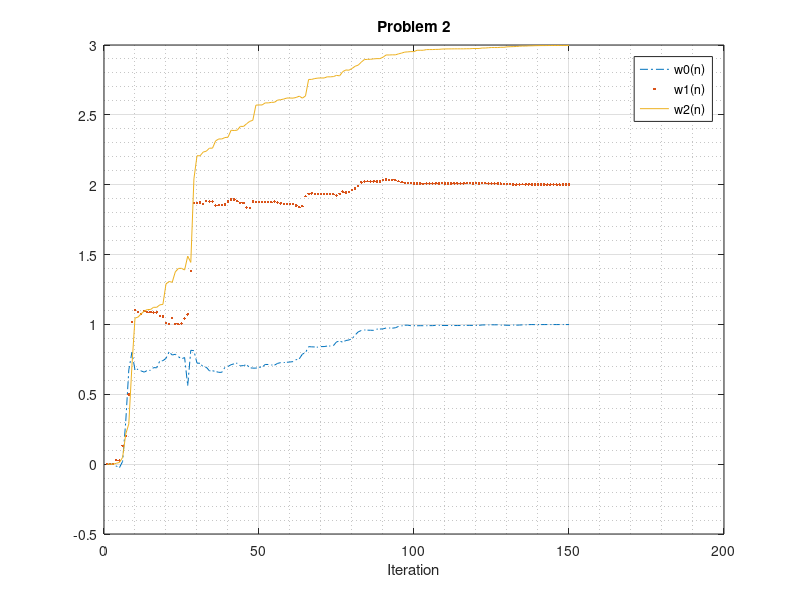
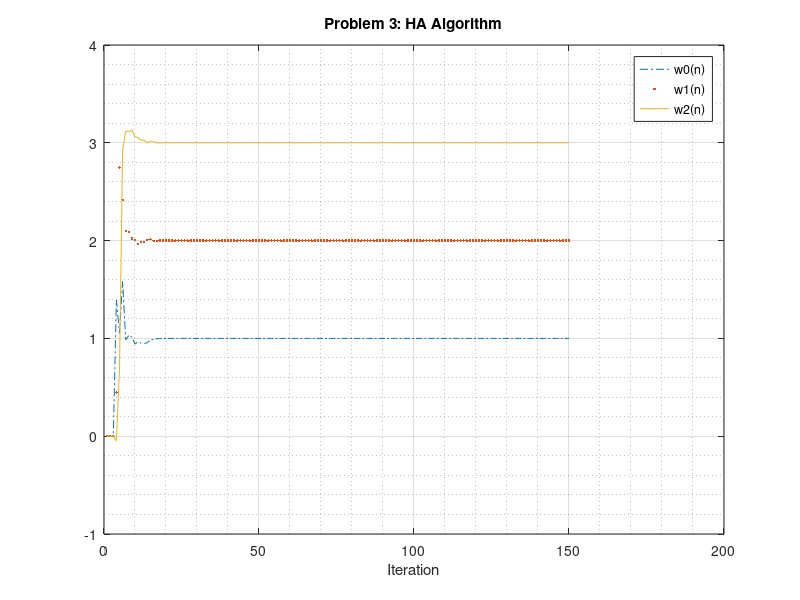
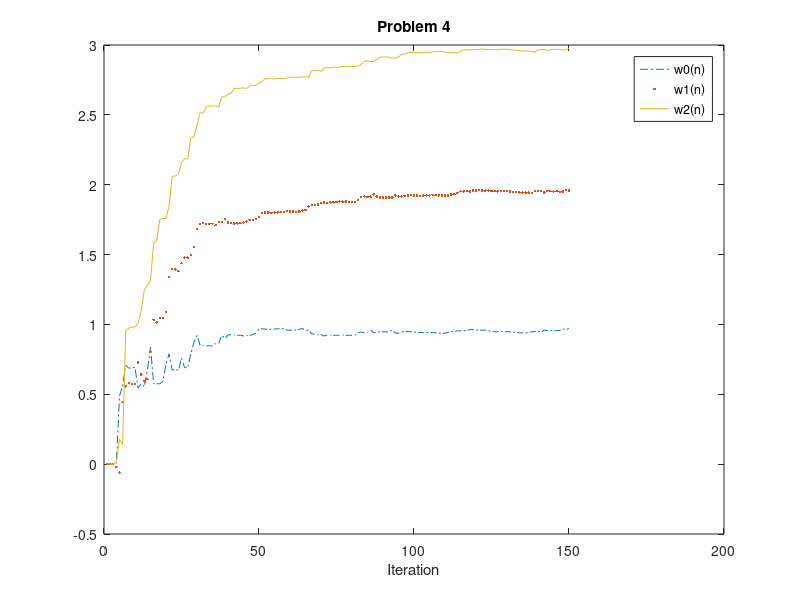
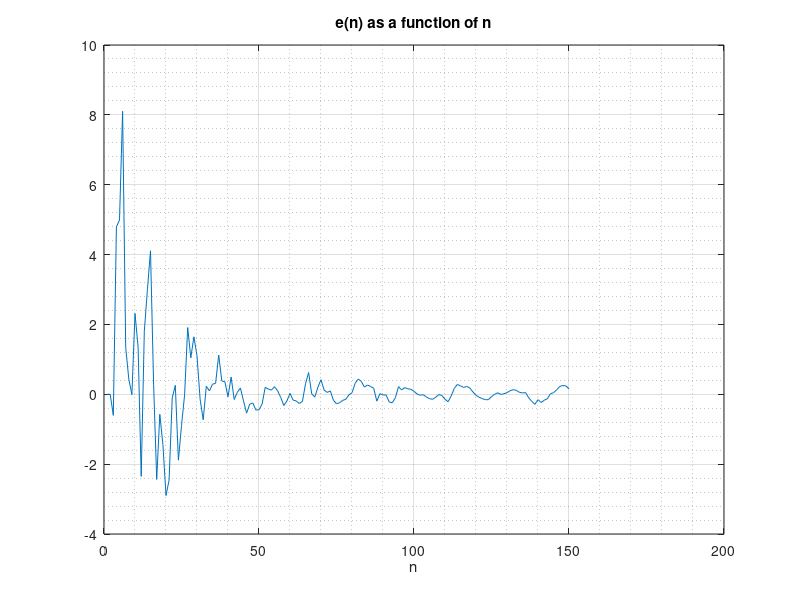

MATLAB code for these plots, in order:
%%%%%%%%%%%%%%%%%%%%%%%%%%%%%%%%%%%%%%%%%%%%%%%%%%%%%%%%%%%%%%%%%%%%%%%%
% EEL 5513 Applications of DSP
% Project 5
% Submitted by Rajib Dey
%%%%%%%%%%%%%%%%%%%%%%%%%%%%%%%%%%%%%%%%%%%%%%%%%%%%%%%%%%%%%%%%%%%%%%%%
 
% Code for Qu. no. 1---------------------------------------

% Initializing
clear;
clc;
c=[1,2,3];

% for n=100
n=100;
x=randn(1,n);
d=conv(x,c);
d=d(1:n);

% Generating R & P Matrix
for k=1:3
    x_temp=[zeros(1,k-1),x(1:n-k+1)];
    r(k)=x*x_temp'/n;
    P(k)=d*x_temp'/n;
end

for i=1:3
    for j=1:3
        R(i,j)=r(abs(i-j)+1);
    end
end
% Displaying the result
display('the result of Problem1 for n=100');
w_Problem1=inv(R)*P'
% for n=1000
n=1000;
x=randn(1,n);
d=conv(x,c);
d=d(1:n);
% Generating R & P Matrix
for k=1:3
x_temp=[zeros(1,k-1),x(1:n-k+1)];
r(k)=x*x_temp'/n;
P(k)=d*x_temp'/n;
end
for i=1:3
for j=1:3
R(i,j)=r(abs(i-j)+1);
end
end
% Displaying the result
display('the result of Problem1 for n=1000');
w_Problem1=inv(R)*P'

% Code for Qu. no. 2---------------------------------------
clear;
c=[1,2,3];
% Initializing for n=150
n=150;
x=randn(1,n);
d=conv(x,c);
d=d(1:n);

mu=0.02;
w0(1)=0;
w1(1)=0;
w2(1)=0;
w0(2)=0;
w1(2)=0;
w2(2)=0;
w0(3)=0;
w1(3)=0;
w2(3)=0;

% LMS Algorithm
for k=3:n
    y(k)=w0(k)*x(k)+w1(k)*x(k-1)+w2(k)*x(k-2);
    e(k)=d(k)-y(k);
    
    w0(k+1)=w0(k)+2*mu*e(k)*x(k);
    w1(k+1)=w1(k)+2*mu*e(k)*x(k-1);
    w2(k+1)=w2(k)+2*mu*e(k)*x(k-2);
end

% Plot
i=1:n;
figure;
plot(i,w0(i),'-.',i,w1(i),'.',i,w2(i),'-');
legend('w0(n)','w1(n)','w2(n)');
xlabel('Iteration');
title('Problem 2');
grid on;
grid minor;
% Displaying the result
display('the result of Problem1 for n=150');
w_Problem2=[w0(k+1),w1(k+1),w2(k+1)]

% Code for Qu. no. 3---------------------------------------
clear;
c=[1,2,3];
% Initializing for n=150
n=150;
x=randn(1,n);
d=conv(x,c);
d=d(1:n);
mu=0.02;
w0(1)=0;
w1(1)=0;
w2(1)=0;
w0(2)=0;
w1(2)=0;
w2(2)=0;
w0(3)=0;
w1(3)=0;
w2(3)=0;

% HA Algorithm
for k=3:n
    y(k)=w0(k)*x(k)+w1(k)*x(k-1)+w2(k)*x(k-2);
    e(k)=d(k)-y(k);
    mu=1/(2*(x(k)^2+x(k-1)^2+x(k-2)^2));
    
    w0(k+1)=w0(k)+2*mu*e(k)*x(k);
    w1(k+1)=w1(k)+2*mu*e(k)*x(k-1);
    w2(k+1)=w2(k)+2*mu*e(k)*x(k-2);
end

% Plotting
i=1:n;
figure;
plot(i,w0(i),'-.',i,w1(i),'.',i,w2(i),'-');
legend('w0(n)','w1(n)','w2(n)');
xlabel('Iteration');
title('Problem 3: HA Algorithm');
grid on;
grid minor;
% Displaying the result
display('the result of Problem1 for n=150');
w_Problem3=[w0(k+1),w1(k+1),w2(k+1)]

% Code for Qu. no. 4---------------------------------------
clear;
c=[1,2,3];
% Initializing for n=150
n=150;
x=randn(1,n);
d=conv(x,c);
d=d(1:n);
mu=0.02;
w0(1)=0;
w1(1)=0;
w2(1)=0;
w0(2)=0;
w1(2)=0;
w2(2)=0;
w0(3)=0;
w1(3)=0;
w2(3)=0;
% LMS Algorithm
for k=3:n
    y(k)=w0(k)*x(k)+w1(k)*x(k-1)+w2(k)*x(k-2);
    eta(k)=0.2*sin(2*pi*k/16);
    e(k)=d(k)+eta(k)-y(k);
    
    w0(k+1)=w0(k)+2*mu*e(k)*x(k);
    w1(k+1)=w1(k)+2*mu*e(k)*x(k-1);
    w2(k+1)=w2(k)+2*mu*e(k)*x(k-2);
end
% Plotting
i=1:n;
figure;
plot(i,w0(i),'-.',i,w1(i),'.',i,w2(i),'-');
legend('w0(n)','w1(n)','w2(n)');
xlabel('Iteration');
title('Problem 4');
figure;
plot (e(i))
xlabel ('n');
title('e(n) as a function of n');
grid on;
grid minor;
% Displaying the result
display('the result of Problem1 for n=150');
w_Problem4=[w0(k+1),w1(k+1),w2(k+1)]
